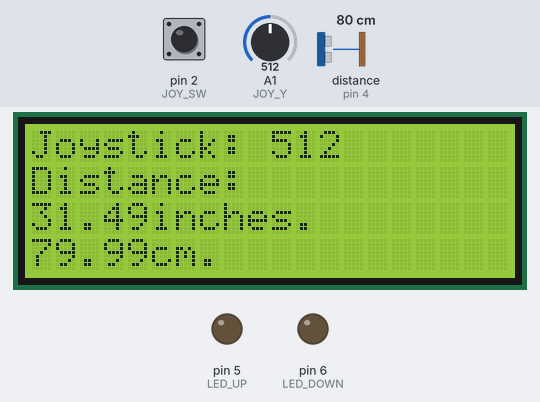
A sketch run on a simulated Arduino Uno, built with avr-gcc and run on an emulated ATmega328P. Parts: 20×4 character LCD, output pins drawn as LEDs (lit = HIGH). Dashed ring = blinking. The test bench sets the inputs (shaded band); at power-on: A1 (JOY_Y) = 512, distance to the obstacle (sensor on pin 4) 80 cm, pin 2 (JOY_SW) HIGH. The echo pulse lasts 58.3 µs per cm; pins used as bus, display or sensor lines are not drawn.

Above: at 1.3 s.
1.4 s: A1 (JOY_Y) set to 537
At 2.2 s:
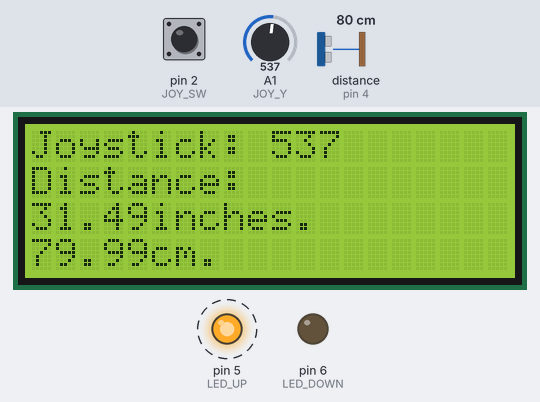
4.4 s: distance to the obstacle (sensor on pin 4) set to 22 cm
At 6.5 s:
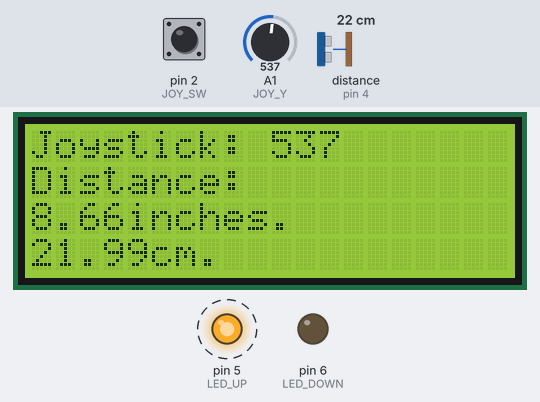
7.4 s: distance to the obstacle (sensor on pin 4) set to 19 cm
At 8.2 s:
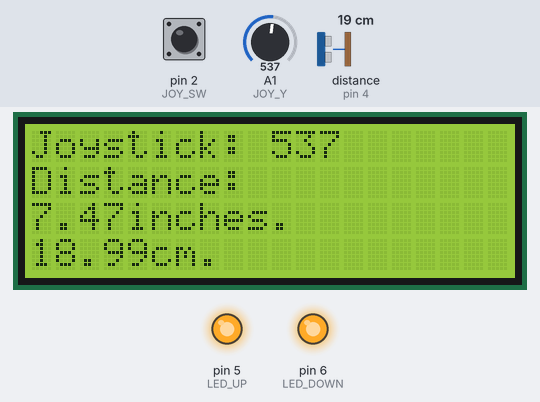
9.3 s: distance to the obstacle (sensor on pin 4) set to 35 cm
At 11.1 s:
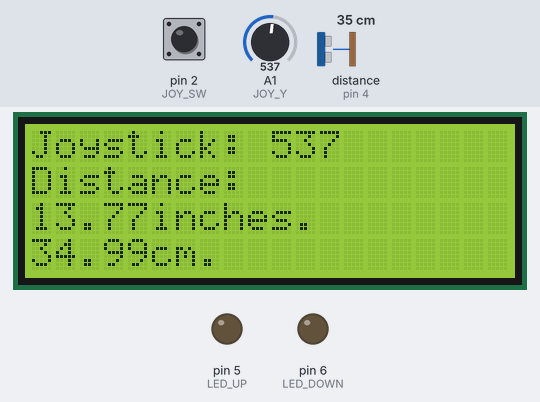
12.1 s: A1 (JOY_Y) set to 190
At 13.99 s:
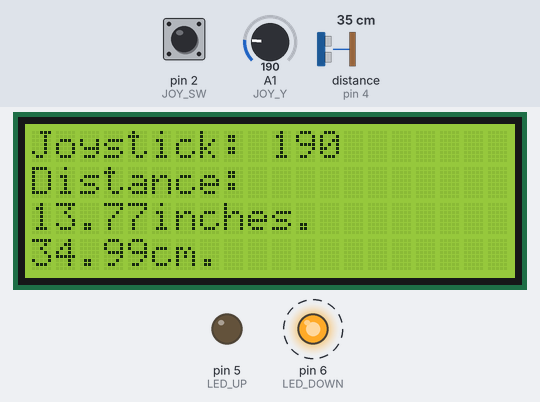
15.1 s: A1 (JOY_Y) set to 10
At 15.84 s:
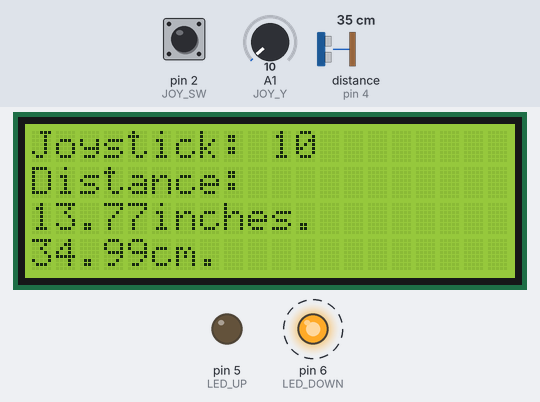
Timing chart, 0 to 18.1 s (numbered marks = the images above; inputs shaded):
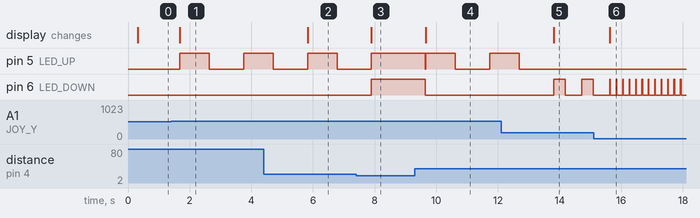

Measured:
- the behaviour switches between 520 and 521 on A1 (JOY_Y) (found by bisection; images 0 and 1)
- the behaviour switches between 21 and 20 cm on distance to the obstacle (sensor on pin 4) (found by bisection; images 2 and 3)
- after the input at 1.4 s, pin 5 (LED_UP): LOW → HIGH after 0.29 s, → LOW 0.95 s later, → HIGH 1.1 s later; the display: changes after 0.29 s (image 1)
- after the input at 4.4 s, the display: changes after 1.4 s (image 2)
- after the input at 7.4 s, pin 5 (LED_UP): goes on until 7.9 s, then stays HIGH; pin 6 (LED_DOWN): LOW → HIGH after 0.49 s; the display: changes after 0.49 s (image 3)
- after the input at 9.3 s, pin 5 (LED_UP): HIGH → LOW after 0.34 s, → HIGH 0.02 s later, → LOW 0.95 s later, → HIGH 1.1 s later; pin 6 (LED_DOWN): HIGH → LOW after 0.34 s; the display: changes after 0.36 s (image 4)
- after the input at 12.1 s, pin 5 (LED_UP): goes on until 12.7 s, then stays LOW; pin 6 (LED_DOWN): alternates HIGH for 0.37 s and LOW for 0.54 s, starting after 1.7 s; the display: changes after 1.7 s (image 5)
- after the input at 15.1 s, pin 6 (LED_DOWN): alternates HIGH for 0.02 s and LOW for 0.19 s, starting after 0.55 s; the display: changes after 0.53 s (image 6)

The sketch:

joystick.ino
```cpp
#include <LiquidCrystal_I2C.h>
#include <NewPing.h>

#define JOY_X A0         // Joystick X-axis analog pin
#define JOY_Y A1         // Joystick Y-axis analog pin
#define JOY_SW 2         // Joystick switch pin
#define TRIG_PIN 3       // Ultrasound sensor trigger pin
#define ECHO_PIN 4       // Ultrasound sensor echo pin
#define LED_UP 5         // First LED pin
#define LED_DOWN 6       // Second LED pin
#define MAX_DISTANCE 200 // Sonar sensor max distance

LiquidCrystal_I2C lcd(0x27, 20, 4);
NewPing sonar(TRIG_PIN, ECHO_PIN, MAX_DISTANCE);

int interation = 5;
float distance_cm, distance_in, duration;
int joystickY;

void setup()
{
    Serial.begin(9600);
    pinMode(JOY_SW, INPUT_PULLUP);
    pinMode(LED_UP, OUTPUT);
    pinMode(LED_DOWN, OUTPUT);
    pinMode(TRIG_PIN, OUTPUT);
    pinMode(ECHO_PIN, INPUT);
    digitalWrite(LED_UP, LOW);
    digitalWrite(LED_DOWN, LOW);

    lcd.init();
    lcd.backlight();
    lcd.begin(20, 4);
    lcd.setCursor(0, 0);
    lcd.print("Joystick: ");
    lcd.print(joystickY);
    lcd.print("    ");
}

void loop()
{
    int joystickY = analogRead(JOY_Y);
    bool joystickSW = digitalRead(JOY_SW);
    digitalWrite(TRIG_PIN, LOW);
    delayMicroseconds(2);
    digitalWrite(TRIG_PIN, HIGH);
    delayMicroseconds(10);
    digitalWrite(TRIG_PIN, LOW);
    duration = sonar.ping_median(interation);
    distance_cm = (duration / 2) * 0.0343;
    distance_in = distance_cm / 2.54;
    lcd.setCursor(0, 1);
    lcd.print("Distance:");
    lcd.setCursor(0, 2);
    lcd.print(distance_in);
    lcd.print("inches.  ");
    lcd.setCursor(0, 3);
    lcd.print(distance_cm);
    lcd.print("cm.  ");
    if (distance_cm > 0 && distance_cm < 20)
    {
        digitalWrite(LED_UP, HIGH);
        digitalWrite(LED_DOWN, HIGH);
        delay(100);
    }
    else
    {
        digitalWrite(LED_DOWN, LOW);
        digitalWrite(LED_UP, LOW);
        lcd.setCursor(0, 0);
        lcd.print("Joystick: ");
        lcd.print(joystickY);
        lcd.print("    ");
        // since the joystick is not very accurate, the "middle position"
        // can range from 490 - 520 on my device, so I set it up as if the
        // value is between 490 and 520, then it shall be recognized as "middle position".
        if (joystickY > 520)
        {
            blinkLed(LED_UP, joystickY);
        }
        else if (joystickY < 490)
        {
            blinkLed(LED_DOWN, joystickY);
        }
    }
}
void blinkLed(int pin, int level)
{
    int delay_time;
    int val;
    val = level > 512 ? level - 512 : 512 - level;
    delay_time = map(val, 0, 512, 1000, 0);
    digitalWrite(pin, HIGH);
    delay(delay_time);
    digitalWrite(pin, LOW);
    delay(delay_time);
}
```
